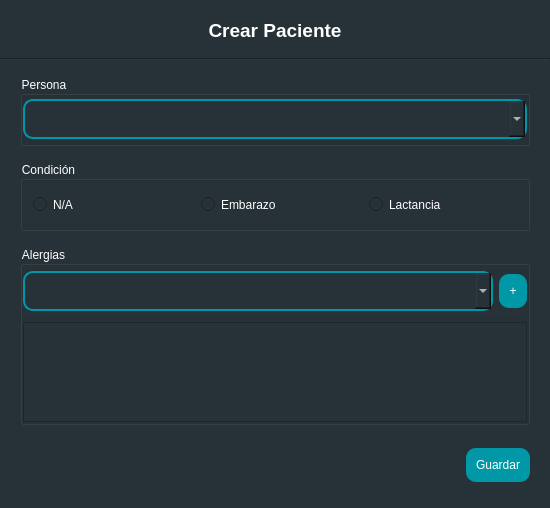
<?xml version="1.0" encoding="UTF-8"?>
<ui version="4.0">
 <class>Dialog</class>
 <widget class="QDialog" name="Dialog">
  <property name="windowModality">
   <enum>Qt::NonModal</enum>
  </property>
  <property name="geometry">
   <rect>
    <x>0</x>
    <y>0</y>
    <width>550</width>
    <height>508</height>
   </rect>
  </property>
  <property name="minimumSize">
   <size>
    <width>550</width>
    <height>500</height>
   </size>
  </property>
  <property name="maximumSize">
   <size>
    <width>550</width>
    <height>508</height>
   </size>
  </property>
  <property name="windowTitle">
   <string>Paciente</string>
  </property>
  <property name="styleSheet">
   <string notr="true">background-color: #263238;</string>
  </property>
  <property name="modal">
   <bool>false</bool>
  </property>
  <layout class="QHBoxLayout" name="horizontalLayout">
   <property name="spacing">
    <number>0</number>
   </property>
   <property name="leftMargin">
    <number>0</number>
   </property>
   <property name="topMargin">
    <number>0</number>
   </property>
   <property name="rightMargin">
    <number>0</number>
   </property>
   <property name="bottomMargin">
    <number>0</number>
   </property>
   <item>
    <widget class="QWidget" name="widget" native="true">
     <property name="styleSheet">
      <string notr="true">QLineEdit {
    color:  white;
    border-style:  solid;
    border-width: 1.5px;
    border-color: #0097a7;
	border-radius: 10px;
	padding: 10px;
}

QDateEdit {
    color:  white;
    border-style:  solid;
    border-width: 1.5px;
    border-color: #0097a7;
	border-radius: 10px;
	padding: 10px;
}

QComboBox {
    color:  white;
    border-style:  solid;
    border-width: 1.5px;
    border-color: #0097a7;
	border-radius: 10px;
	padding: 10px;
}

QPlainTextEdit {
    color:  white;
    border-style:  solid;
    border-width: 1.5px;
    border-color: #0097a7;
	border-radius: 10px;
	padding: 10px;
}

QGroupBox {
	color:  white;
}

QDoubleSpinBox {
    color:  white;
    border-style:  solid;
    border-width: 1.5px;
    border-color: #0097a7;
	border-radius: 10px;
	padding: 10px;
}

QRadioButton {
	color:  white;
	padding: 10px;
}

QPushButton {
    color:  white;
    background-color: #0097a7;
	border-radius: 10px;
	padding: 10px;
}

QListWidget {
	color: white;
}</string>
     </property>
     <layout class="QVBoxLayout" name="verticalLayout" stretch="1,0,8">
      <property name="spacing">
       <number>6</number>
      </property>
      <property name="leftMargin">
       <number>0</number>
      </property>
      <property name="rightMargin">
       <number>0</number>
      </property>
      <item>
       <widget class="QFrame" name="frame">
        <property name="frameShape">
         <enum>QFrame::NoFrame</enum>
        </property>
        <property name="frameShadow">
         <enum>QFrame::Raised</enum>
        </property>
        <layout class="QVBoxLayout" name="verticalLayout_2" stretch="0">
         <item>
          <widget class="QLabel" name="lbl_title">
           <property name="font">
            <font>
             <pointsize>14</pointsize>
             <weight>75</weight>
             <bold>true</bold>
            </font>
           </property>
           <property name="layoutDirection">
            <enum>Qt::LeftToRight</enum>
           </property>
           <property name="styleSheet">
            <string notr="true">color: white;</string>
           </property>
           <property name="lineWidth">
            <number>1</number>
           </property>
           <property name="text">
            <string>Crear Paciente</string>
           </property>
           <property name="alignment">
            <set>Qt::AlignCenter</set>
           </property>
          </widget>
         </item>
        </layout>
       </widget>
      </item>
      <item>
       <widget class="Line" name="line">
        <property name="orientation">
         <enum>Qt::Horizontal</enum>
        </property>
       </widget>
      </item>
      <item>
       <widget class="QFrame" name="frame_2">
        <property name="frameShape">
         <enum>QFrame::NoFrame</enum>
        </property>
        <property name="frameShadow">
         <enum>QFrame::Raised</enum>
        </property>
        <layout class="QVBoxLayout" name="verticalLayout_3">
         <property name="spacing">
          <number>15</number>
         </property>
         <property name="leftMargin">
          <number>20</number>
         </property>
         <property name="rightMargin">
          <number>20</number>
         </property>
         <item>
          <widget class="QGroupBox" name="groupBox">
           <property name="minimumSize">
            <size>
             <width>0</width>
             <height>70</height>
            </size>
           </property>
           <property name="maximumSize">
            <size>
             <width>16777215</width>
             <height>70</height>
            </size>
           </property>
           <property name="title">
            <string>Persona</string>
           </property>
           <property name="flat">
            <bool>true</bool>
           </property>
           <layout class="QHBoxLayout" name="horizontalLayout_2">
            <property name="spacing">
             <number>0</number>
            </property>
            <property name="leftMargin">
             <number>0</number>
            </property>
            <property name="topMargin">
             <number>0</number>
            </property>
            <property name="rightMargin">
             <number>0</number>
            </property>
            <property name="bottomMargin">
             <number>0</number>
            </property>
            <item>
             <widget class="QComboBox" name="cmb_persona">
              <property name="placeholderText">
               <string/>
              </property>
             </widget>
            </item>
           </layout>
          </widget>
         </item>
         <item>
          <widget class="QGroupBox" name="grupo_condicion">
           <property name="minimumSize">
            <size>
             <width>0</width>
             <height>70</height>
            </size>
           </property>
           <property name="maximumSize">
            <size>
             <width>16777215</width>
             <height>70</height>
            </size>
           </property>
           <property name="title">
            <string>Condición</string>
           </property>
           <layout class="QHBoxLayout" name="horizontalLayout_3">
            <property name="spacing">
             <number>0</number>
            </property>
            <property name="leftMargin">
             <number>0</number>
            </property>
            <property name="topMargin">
             <number>0</number>
            </property>
            <property name="rightMargin">
             <number>0</number>
            </property>
            <property name="bottomMargin">
             <number>0</number>
            </property>
            <item>
             <widget class="QRadioButton" name="radio_null">
              <property name="text">
               <string>N/A</string>
              </property>
             </widget>
            </item>
            <item>
             <widget class="QRadioButton" name="radio_embarazo">
              <property name="text">
               <string>Embarazo</string>
              </property>
             </widget>
            </item>
            <item>
             <widget class="QRadioButton" name="radio_lactancia">
              <property name="text">
               <string>Lactancia</string>
              </property>
             </widget>
            </item>
           </layout>
          </widget>
         </item>
         <item>
          <widget class="QGroupBox" name="groupBox_3">
           <property name="title">
            <string>Alergias</string>
           </property>
           <property name="alignment">
            <set>Qt::AlignLeading|Qt::AlignLeft|Qt::AlignTop</set>
           </property>
           <layout class="QVBoxLayout" name="verticalLayout_4">
            <property name="leftMargin">
             <number>0</number>
            </property>
            <property name="topMargin">
             <number>0</number>
            </property>
            <property name="rightMargin">
             <number>0</number>
            </property>
            <property name="bottomMargin">
             <number>0</number>
            </property>
            <item>
             <widget class="QFrame" name="frame_5">
              <property name="minimumSize">
               <size>
                <width>0</width>
                <height>50</height>
               </size>
              </property>
              <property name="maximumSize">
               <size>
                <width>16777215</width>
                <height>50</height>
               </size>
              </property>
              <property name="frameShape">
               <enum>QFrame::NoFrame</enum>
              </property>
              <property name="frameShadow">
               <enum>QFrame::Raised</enum>
              </property>
              <layout class="QGridLayout" name="gridLayout_3" columnstretch="17,1">
               <property name="leftMargin">
                <number>0</number>
               </property>
               <property name="topMargin">
                <number>0</number>
               </property>
               <property name="rightMargin">
                <number>0</number>
               </property>
               <property name="bottomMargin">
                <number>0</number>
               </property>
               <item row="0" column="0">
                <widget class="QComboBox" name="cmb_alergias"/>
               </item>
               <item row="0" column="1">
                <widget class="QPushButton" name="btn_alergias">
                 <property name="cursor">
                  <cursorShape>PointingHandCursor</cursorShape>
                 </property>
                 <property name="text">
                  <string>+</string>
                 </property>
                </widget>
               </item>
              </layout>
             </widget>
            </item>
            <item>
             <widget class="QListWidget" name="list_alergias">
              <property name="minimumSize">
               <size>
                <width>0</width>
                <height>100</height>
               </size>
              </property>
              <property name="maximumSize">
               <size>
                <width>16777215</width>
                <height>100</height>
               </size>
              </property>
             </widget>
            </item>
           </layout>
          </widget>
         </item>
         <item>
          <widget class="QFrame" name="frame_3">
           <property name="minimumSize">
            <size>
             <width>0</width>
             <height>50</height>
            </size>
           </property>
           <property name="maximumSize">
            <size>
             <width>16777215</width>
             <height>50</height>
            </size>
           </property>
           <property name="frameShape">
            <enum>QFrame::NoFrame</enum>
           </property>
           <property name="frameShadow">
            <enum>QFrame::Raised</enum>
           </property>
           <layout class="QGridLayout" name="gridLayout">
            <property name="leftMargin">
             <number>0</number>
            </property>
            <property name="topMargin">
             <number>0</number>
            </property>
            <property name="rightMargin">
             <number>0</number>
            </property>
            <property name="bottomMargin">
             <number>0</number>
            </property>
            <item row="0" column="1">
             <widget class="QPushButton" name="btn_save">
              <property name="cursor">
               <cursorShape>PointingHandCursor</cursorShape>
              </property>
              <property name="styleSheet">
               <string notr="true">QPushButton {
    color:  white;
	background-color: #0097a7;
	border-radius: 10px;
	padding: 10px;
}</string>
              </property>
              <property name="text">
               <string>Guardar</string>
              </property>
             </widget>
            </item>
            <item row="0" column="0">
             <spacer name="horizontalSpacer">
              <property name="orientation">
               <enum>Qt::Horizontal</enum>
              </property>
              <property name="sizeHint" stdset="0">
               <size>
                <width>40</width>
                <height>20</height>
               </size>
              </property>
             </spacer>
            </item>
           </layout>
          </widget>
         </item>
        </layout>
       </widget>
      </item>
     </layout>
    </widget>
   </item>
  </layout>
 </widget>
 <resources/>
 <connections/>
</ui>
